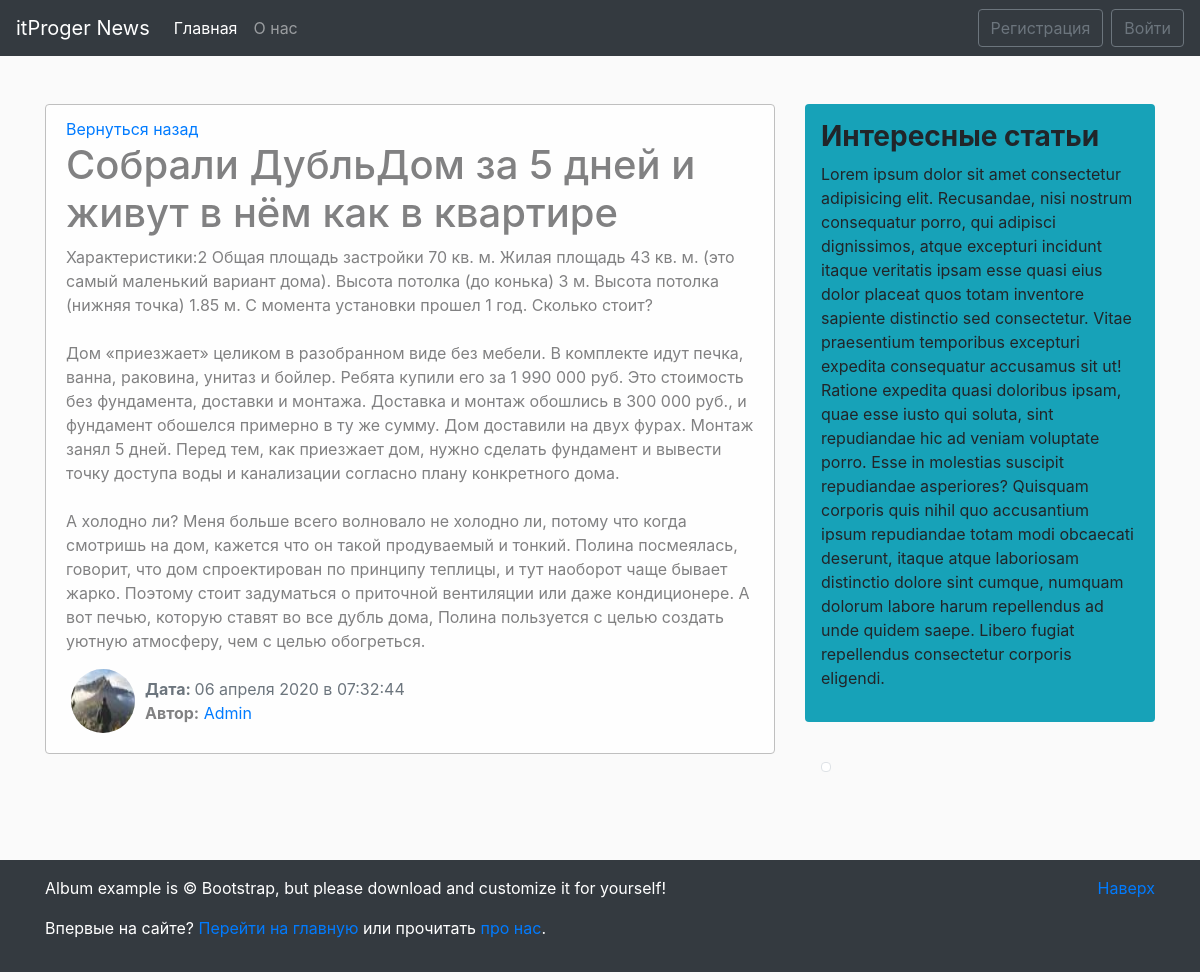
Page /news/17/ on the committed database.
### blog/models.py (models this page shows, shortened)
class News(models.Model):
    title = models.CharField(max_length=100)
    text = models.TextField()
    date = models.DateTimeField(default=timezone.now)
    author = models.ForeignKey(User, on_delete=models.CASCADE)
    def __str__(self):
        return self.title

### users/models.py (models this page shows, shortened)
class Profile(models.Model):
    user = models.OneToOneField(User, on_delete=models.CASCADE)
    img = models.ImageField(default='default.jpg', upload_to='user_images')

### blog/views.py (the view)
# urls.py: path('news/<int:pk>/', views.NewsDetailView.as_view(), name="news-detail"),
class NewsDetailView(DetailView):
    model = News
    def get_context_data(self, **kwards):
        ctx = super(NewsDetailView, self).get_context_data(**kwards)
        ctx['title'] = News.objects.filter(pk=self.kwargs['pk']).first()
        return ctx

### blog/templates/blog/news_detail.html (shortened to what this page needs)
{% extends 'blog/main.html' %}
{% block main_section %}
        <div class="alert alert-light">
            <a href="{% url 'blog-home' %}">Вернуться назад</a>
            <h1>{{ object.title }}</h1>
            <p>{{ object.text|safe }}</p>
            <div class="row">
                <div>
                    {% if object.author.profile.img %}
                        <img src="{{ object.author.profile.img.url }}" alt="{{ object.author }}" class="user_image">
                    {% else %}
                        <img src="/pictures/default.jpg" alt="{{ object.author }}" class="user_image">
                    {% endif %}
                </div>
                <div class="mt-2">
                    <span class="text-muted"><b>Дата: </b>{{ object.date|date:"d E Y в H:i:s" }}</span>
                    <p><b>Автор:</b> <a href="{% url 'user-news' object.author %}">{{ object.author }}</a></p>
                </div>
            </div>
        </div>
{% endblock main_section %}

### blog/static/blog/main.css (style rules this page uses)
body { background-color: #fafafa; }
.alert-light { border-color: #bfbfbf; }
.user_image { width: 64px; height: 64px; border-radius: 50%; margin-right: 10px; margin-left: 20px; }
img { max-width: 100%!important; }

### rows in the picture
News: title "Собрали ДубльДом за 5 дней и живут в нём как в квартире", text "Характеристики:2 Общая площадь застройки 70 кв. м. Жилая площадь 43 кв. м. (это самый маленький вариант дома). Высота потолка (до конька) 3 м. Высота потолка (нижняя точка) 1.85 м. С момента установки прошел 1 год. Сколько стоит? Дом «приезжает» целиком в разобранном виде без мебели. В комплекте идут печка, ванна, раковина, унитаз и бойлер. Ребята купили его за 1 990 000 руб. Это стоимость без фундамента, доставки и монтажа. Доставка и монтаж обошлись в 300 000 руб., и фундамент обошелся примерно в ту же сумму. Дом доставили на двух фурах. Монтаж занял 5 дней. Перед тем, как приезжает дом, нужно сделать фундамент и вывести точку доступа воды и канализации согласно плану конкретного дома. А…", author.profile.img (picture), date "06 апреля 2020 в 07:32:44", author "Admin"
